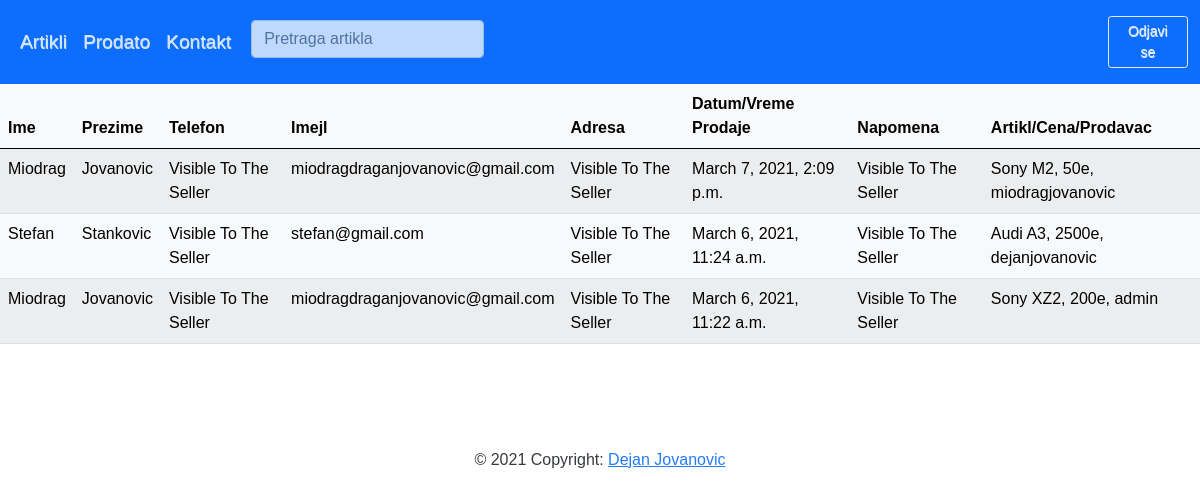
The page /buyer/ (signed in) on the database as committed earlier.
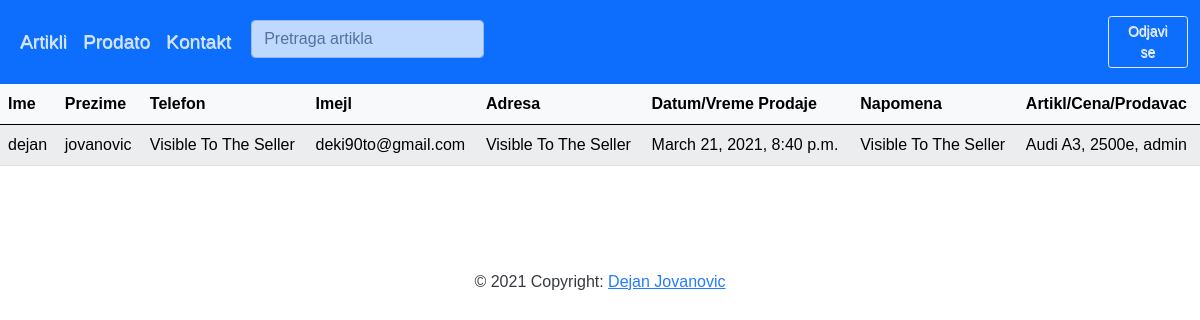
The same page on the database as committed later.
### shop_app/models.py (models this page shows, shortened)
class Buyer(models.Model):
    first_name =    models.CharField(max_length=200)
    last_name =     models.CharField(max_length=200)
    email =         models.EmailField()
    phone =         models.CharField(max_length=20)
    address =       models.TextField(max_length=100)
    note =          models.TextField(max_length=300, blank=True, null=True)
    date_buyed =    models.DateTimeField(auto_now_add=True)
    buyed_item =    models.OneToOneField('ProductName', on_delete=models.SET_NULL, null=True, blank=False)
    class Meta:
        ordering = ['-date_buyed']

class ProductName(models.Model):
    user =                  models.ForeignKey(User, on_delete=models.CASCADE)
    id =                    models.UUIDField(primary_key=True, default=uuid.uuid4)
    product_name =          models.CharField(max_length=200)
    product_description =   models.TextField(max_length=500)
    date_posted =           models.DateTimeField(auto_now_add=True)
    ad_image =              ResizedImageField(size=[200,110], quality=100, upload_to='pictures', blank=True, null=True)
    product_picture_1 =     ResizedImageField(quality=100, upload_to='pictures', blank=True, null=True)
    product_picture_2 =     ResizedImageField(quality=100, upload_to='pictures', blank=True, null=True)
    product_picture_3 =     ResizedImageField(quality=100, upload_to='pictures', blank=True, null=True)
    product_picture_4 =     ResizedImageField(quality=100, upload_to='pictures', blank=True, null=True)
    product_picture_5 =     ResizedImageField(quality=100, upload_to='pictures', blank=True, null=True)
    product_picture_6 =     ResizedImageField(quality=100, upload_to='pictures', blank=True, null=True)
    product_price =         models.IntegerField(default='0', null=True, blank=False)
    phone =                 models.CharField(max_length=20)
    product_brand =         models.ForeignKey('Brand', on_delete=models.CASCADE, blank=True, null=True)
    def __str__(self):
        return (f'{self.product_name}, {self.product_price}e, {self.user}')
    class Meta:
        ordering = ['-date_posted']

### shop_app/views.py (the view)
# urls.py: path('buyer/', views.BuyerListView.as_view(), name='buyer'),
class BuyerListView(generic.ListView):
    model = Buyer
    template_name = 'buyer_list.html'

### shop_app/templates/buyer_list.html
{% extends 'base.html' %}
{% block content %}
{% if user.is_authenticated %}
<table class="table table-light table-striped table-hover">
    <thead class="thead-dark">
        <tr>
            <th scope="col"> Ime </th>
            <th scope="col"> Prezime </th>
            <th scope="col"> Telefon </th>
            <th scope="col"> Imejl </th>
            <th scope="col"> Adresa </th>
            <th scope="col"> Datum/Vreme Prodaje</th>
            <th scope="col"> Napomena </th>
            <th scope="col"> Artikl/Cena/Prodavac </th>
        </tr>
    </thead>
    <tbody>
    {% for page in buyer_list %}
        <tr>
            <td>{{ page.first_name }}</td>
            <td>{{ page.last_name }}</td>
            <td>Visible To The Seller</td>
            <td>{{ page.email }}</td>
            <td>Visible To The Seller</td>
            <td>{{ page.date_buyed }}</td>
            <td>Visible To The Seller</td>
            <td>{{ page.buyed_item }}</td>
        </tr>
    {% endfor %}
    </tbody>
</table>
{% endif %}
{% endblock %}

Rows that differ between the two databases and show on the page:
removed Buyer: first_name "Miodrag", last_name "Jovanovic", email "miodragdraganjovanovic@gmail.com", date_buyed "March 7, 2021, 2:09 p.m.", buyed_item "Sony M2, 50e, miodragjovanovic"
removed Buyer: first_name "Stefan", last_name "Stankovic", email "stefan@gmail.com", date_buyed "March 6, 2021, 11:24 a.m.", buyed_item "Audi A3, 2500e, dejanjovanovic"
removed Buyer: first_name "Miodrag", last_name "Jovanovic", email "miodragdraganjovanovic@gmail.com", date_buyed "March 6, 2021, 11:22 a.m.", buyed_item "Sony XZ2, 200e, admin"
added Buyer: first_name "dejan", last_name "jovanovic", email "deki90to@gmail.com", date_buyed "March 21, 2021, 8:40 p.m.", buyed_item "Audi A3, 2500e, admin"
